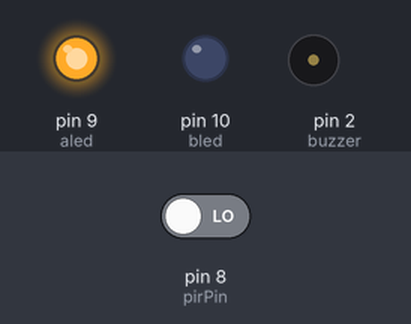
This sketch was run on a simulated Arduino Uno, built with avr-gcc and run on an emulated ATmega328P. Parts: output pins drawn as LEDs (lit = HIGH), buzzer (waves = sounding, pin HIGH). The test bench sets the inputs (shaded band); at power-on: pin 8 (pirPin) LOW.

Above: at 1.2 s.
1.3 s: pin 8 (pirPin) driven HIGH
At 1.5 s:
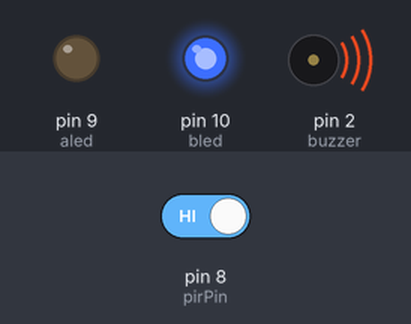
4.3 s: pin 8 (pirPin) driven LOW
At 5.8 s:
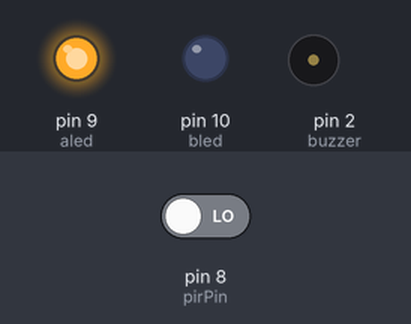
Timing chart, 0 to 7.3 s (numbered marks = the images above; inputs shaded):
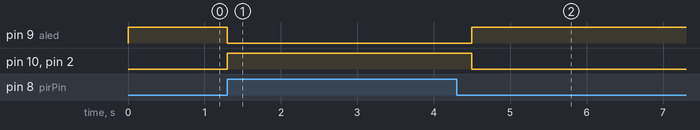

Measured:
- after the input at 1.3 s, pin 9 (aled): HIGH → LOW at once; pin 10 (bled), pin 2 (buzzer): LOW → HIGH at once
- after the input at 4.3 s, pin 9 (aled): LOW → HIGH after 0.20 s; pin 10 (bled), pin 2 (buzzer): HIGH → LOW after 0.20 s

The sketch:

4.ino
```cpp
int pirPin = 8;                   //Sensörü takacağımız pin
int aled = 9;
int bled = 10;
int buzzer = 2;
int hareket;                      //Sensörden aldığımız veri


void setup() {

  pinMode(pirPin, INPUT);         //Sensör pinimizi giriş olarak ayarlyoruz.
  pinMode(aled, OUTPUT);
  pinMode(bled, OUTPUT);
  pinMode(buzzer, OUTPUT);


}

void loop() {
  hareket = digitalRead(pirPin);  //Sensörden okuma yapıyoruz.

  if(hareket == HIGH){            //Hareketlilik var ise içerideki komutlar uygulanır.
   digitalWrite(buzzer,HIGH);
   digitalWrite(bled,HIGH);
   digitalWrite(aled,LOW);
   delay(400);
   digitalWrite(buzzer,LOW);
  }
  else{                           //Hareketlilik yok ise içerideki komutlar uygulanır.
   digitalWrite(buzzer,LOW);
   digitalWrite(bled,LOW);
   digitalWrite(aled,HIGH);

  }
}
```
